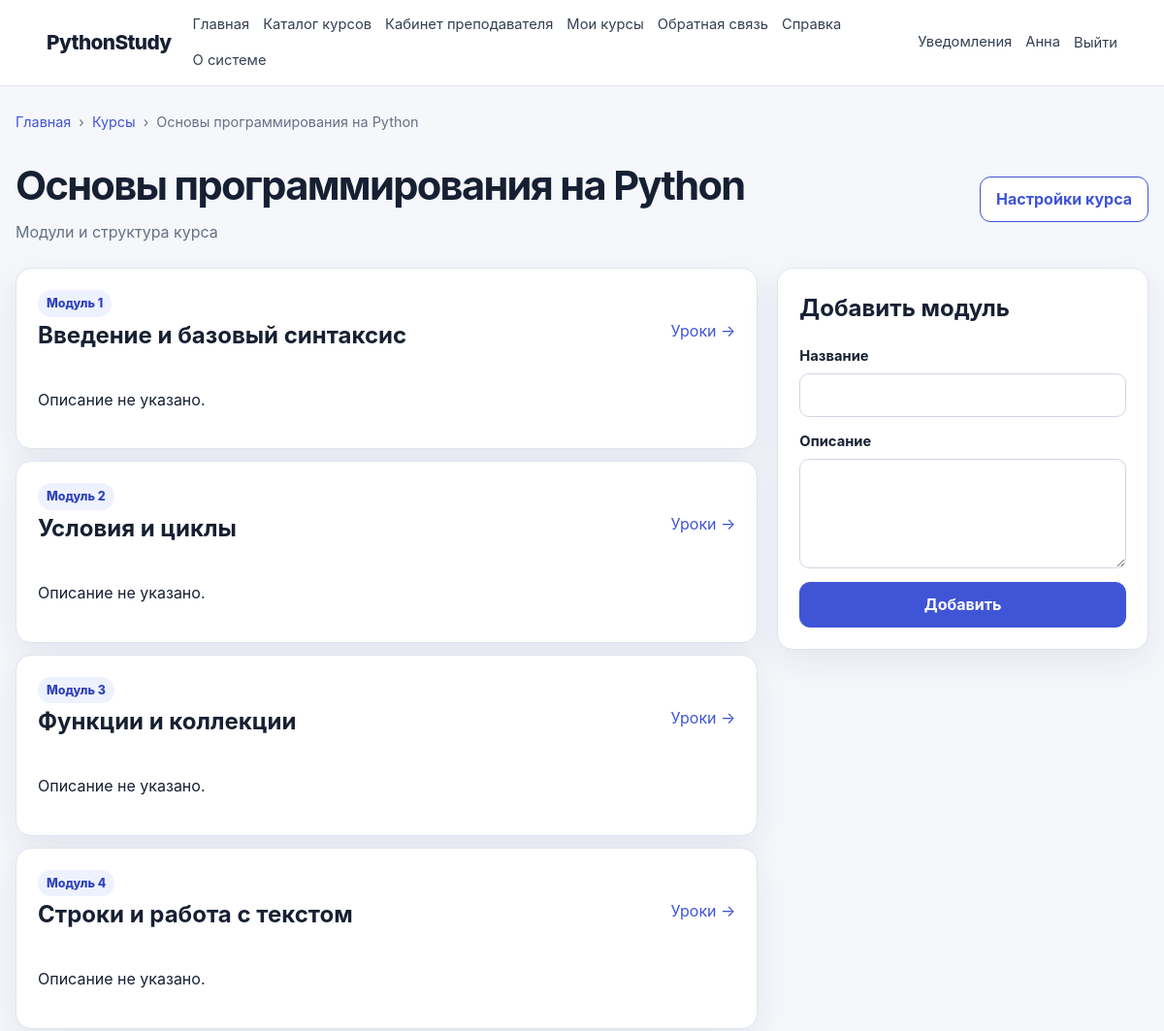
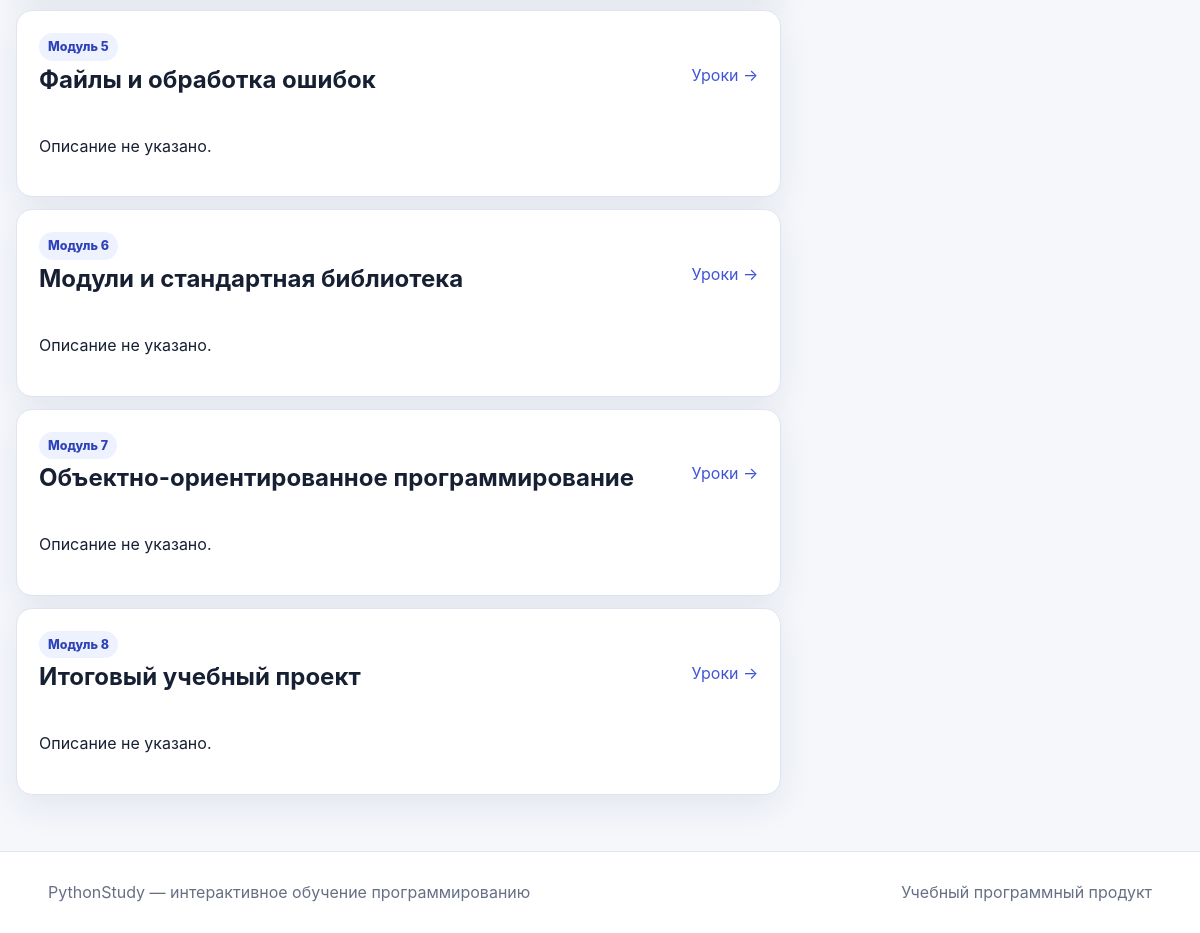
Screenshot of /teacher/courses/1/modules (signed in) with the database file from the repository (2 pictures, top to bottom).
### app/models/user.py (models this page shows, shortened)
class User(UserMixin, TimestampMixin, db.Model):
    __tablename__ = "users"
    id = db.Column(db.BigInteger().with_variant(db.Integer, "sqlite"), primary_key=True)
    role_id = db.Column(db.BigInteger().with_variant(db.Integer, "sqlite"), db.ForeignKey("roles.id"), nullable=False)
    username = db.Column(db.String(80), unique=True, index=True)
    email = db.Column(db.String(255), unique=True, nullable=False, index=True)
    password_hash = db.Column(db.String(255), nullable=False)
    last_name = db.Column(db.String(100), nullable=False)
    first_name = db.Column(db.String(100), nullable=False)
    middle_name = db.Column(db.String(100))
    avatar_path = db.Column(db.String(500))
    status = db.Column(db.String(30), default="active", nullable=False, index=True)
    is_email_verified = db.Column(db.Boolean, default=False, nullable=False)
    last_login_at = db.Column(db.DateTime(timezone=True))
    role = db.relationship("Role", back_populates="users")
    taught_courses = db.relationship("Course", back_populates="teacher", foreign_keys="Course.teacher_id")
    enrollments = db.relationship("CourseEnrollment", back_populates="user", cascade="all, delete-orphan")
    lesson_progress = db.relationship("LessonProgress", back_populates="user", cascade="all, delete-orphan")
    submissions = db.relationship("Submission", back_populates="user", cascade="all, delete-orphan", foreign_keys="Submission.user_id")
    quiz_attempts = db.relationship("QuizAttempt", back_populates="user", cascade="all, delete-orphan")
    notifications = db.relationship("Notification", back_populates="user", cascade="all, delete-orphan")
    @property
    def is_active_account(self):
        return self.status == "active"
    @property
    def is_active(self):
        return self.is_active_account
    def has_role(self, *codes):
        return bool(self.role and self.role.code in codes)

### app/models/course.py (models this page shows, shortened)
class Course(TimestampMixin, db.Model):
    __tablename__ = "courses"
    id = db.Column(db.BigInteger().with_variant(db.Integer, "sqlite"), primary_key=True)
    teacher_id = db.Column(db.BigInteger().with_variant(db.Integer, "sqlite"), db.ForeignKey("users.id"), nullable=False)
    title = db.Column(db.String(255), nullable=False)
    slug = db.Column(db.String(255), unique=True, nullable=False, index=True)
    short_description = db.Column(db.String(500), nullable=False)
    full_description = db.Column(db.Text, nullable=False)
    cover_path = db.Column(db.String(500))
    difficulty = db.Column(db.String(30), default="beginner", nullable=False)
    status = db.Column(db.String(30), default="draft", nullable=False, index=True)
    estimated_hours = db.Column(db.Integer, default=1, nullable=False)
    passing_score = db.Column(db.Integer, default=70, nullable=False)
    is_sequential = db.Column(db.Boolean, default=True, nullable=False)
    published_at = db.Column(db.DateTime(timezone=True))
    teacher = db.relationship("User", back_populates="taught_courses", foreign_keys=[teacher_id])
    modules = db.relationship("CourseModule", back_populates="course", cascade="all, delete-orphan", order_by="CourseModule.order_index")
    enrollments = db.relationship("CourseEnrollment", back_populates="course", cascade="all, delete-orphan")
    quizzes = db.relationship("Quiz", back_populates="course", cascade="all, delete-orphan")

class CourseModule(TimestampMixin, db.Model):
    __tablename__ = "course_modules"
    __table_args__ = (db.UniqueConstraint("course_id", "order_index", name="uq_module_order"),)
    id = db.Column(db.BigInteger().with_variant(db.Integer, "sqlite"), primary_key=True)
    course_id = db.Column(db.BigInteger().with_variant(db.Integer, "sqlite"), db.ForeignKey("courses.id"), nullable=False)
    title = db.Column(db.String(255), nullable=False)
    description = db.Column(db.Text)
    order_index = db.Column(db.Integer, nullable=False)
    is_required = db.Column(db.Boolean, default=True, nullable=False)
    course = db.relationship("Course", back_populates="modules")
    lessons = db.relationship("Lesson", back_populates="module", cascade="all, delete-orphan", order_by="Lesson.order_index")

### app/teacher/routes.py (the view, shortened to what this page needs)
@bp.route("/courses/<int:course_id>/modules", methods=["GET", "POST"])
@roles_required("teacher", "admin")
def course_modules(course_id):
    course = _own_course(course_id)
    return render_template("teacher/modules.html", course=course, breadcrumbs=[("Главная", "public.index"), ("Курсы", "teacher.courses"), (course.title, None)])

### app/context_processors.py (called while the page is built)
def inject_global_context():
    return {
        "current_path": request.path,
        "is_authenticated": current_user.is_authenticated,
    }

### app/teacher/routes.py (called while the page is built)
def _own_course(course_id):
    query = Course.query.filter_by(id=course_id)
    if not current_user.has_role("admin"):
        query = query.filter_by(teacher_id=current_user.id)
    return query.first_or_404()

### app/templates/teacher/modules.html (shortened to what this page needs)
{% extends 'base.html' %}
{% block content %}
  <div class="page-title">
    <div>
      <h1>{{ course.title }}</h1>
      <p>Модули и структура курса</p>
    </div>
    <a class="button secondary"
       href="{{ url_for('teacher.course_edit', course_id=course.id) }}">Настройки курса</a>
  </div>
  <div class="split">
    <section>
      <div class="stack">
        {% for module in course.modules %}
          <article class="panel">
            <div class="section-heading">
              <div>
                <span class="badge">Модуль {{ module.order_index }}</span>
                <h2>{{ module.title }}</h2>
              </div>
              <a href="{{ url_for('teacher.module_lessons', module_id=module.id) }}">Уроки →</a>
            </div>
            <p>{{ module.description or 'Описание не указано.' }}</p>
          </article>
        {% else %}
          <div class="empty">Модули пока не созданы.</div>
        {% endfor %}
      </div>
    </section>
    <aside class="panel">
      <h2>Добавить модуль</h2>
      <form method="post">
        <label>
          Название
          <input name="title" required>
        </label>
        <label>
          Описание<textarea name="description" rows="4"></textarea>
        </label>
        <button class="button" type="submit">Добавить</button>
      </form>
    </aside>
  </div>
{% endblock %}

### app/templates/base.html (shortened to what this page needs)
<!DOCTYPE html>
<html lang="ru">
  <head>
    <link rel="stylesheet" href="{{ url_for('static', filename='css/main.css') }}">
    <link rel="stylesheet" href="{{ url_for('static', filename='css/responsive.css') }}">
  </head>
  <body>
    <header class="topbar">
      <a class="brand" href="{{ url_for('public.index') }}">PythonStudy</a>
      <nav class="main-nav" aria-label="Основное меню">
        <a href="{{ url_for('public.index') }}">Главная</a>
        <a href="{{ url_for('public.courses') }}">Каталог курсов</a>
        {% if current_user.is_authenticated and current_user.has_role('student') %}
          <a href="{{ url_for('student.dashboard') }}">Личный кабинет</a>
          <a href="{{ url_for('student.my_courses') }}">Мои курсы</a>
          <a href="{{ url_for('student.submissions') }}">Решения</a>
          <a href="{{ url_for('student.quiz_attempts') }}">Тесты</a>
          <a href="{{ url_for('student.progress') }}">Прогресс</a>
          <a href="{{ url_for('student.achievements') }}">Достижения</a>
        {% elif current_user.is_authenticated and current_user.has_role('teacher') %}
          <a href="{{ url_for('teacher.dashboard') }}">Кабинет преподавателя</a>
          <a href="{{ url_for('teacher.courses') }}">Мои курсы</a>
        {% elif current_user.is_authenticated and current_user.has_role('admin') %}
          <a href="{{ url_for('admin.dashboard') }}">Администрирование</a>
          <a href="{{ url_for('admin.users') }}">Пользователи</a>
          <a href="{{ url_for('admin.settings') }}">Настройки</a>
        {% endif %}
        <a href="{{ url_for('public.feedback') }}">Обратная связь</a>
        <a href="{{ url_for('public.help_page') }}">Справка</a>
        <a href="{{ url_for('public.about') }}">О системе</a>
      </nav>
      <div class="auth-zone">
        {% if current_user.is_authenticated %}
          <a href="{{ url_for('student.notifications') }}">Уведомления</a>
          <a href="{{ url_for('student.profile') }}">{{ current_user.first_name }}</a>
          <form method="post" action="{{ url_for('auth.logout') }}" class="inline-form">
            <button class="link-button" type="submit">Выйти</button>
          </form>
        {% else %}
          <a href="{{ url_for('auth.login') }}">Войти</a>
          <a class="button small" href="{{ url_for('auth.register') }}">Регистрация</a>
        {% endif %}
      </div>
    </header>
    <main class="page-shell">
      {% include 'partials/breadcrumbs.html' %}
      {% block content %}{% endblock %}
    </main>
    <footer class="footer">
      <div>PythonStudy — интерактивное обучение программированию</div>
      <div>Учебный программный продукт</div>
    </footer>
  </body>
</html>

### app/templates/partials/breadcrumbs.html
{% if breadcrumbs %}
  <nav class="breadcrumbs" aria-label="Хлебные крошки">
    {% for item in breadcrumbs %}
      {% if not loop.last and item[1] %}
        {% if item[1] is string %}
          <a href="{{ url_for(item[1]) }}">{{ item[0] }}</a>
        {% else %}
          <a href="{{ item[1]() }}">{{ item[0] }}</a>
        {% endif %}
        <span>›</span>
      {% else %}
        <span aria-current="page">{{ item[0] }}</span>
      {% endif %}
    {% endfor %}
  </nav>
{% endif %}

### app/static/css/main.css (style rules this page uses)
:root { --bg: #f5f7fb; --surface: #ffffff; --surface-soft: #eef2ff; --text: #172033; --muted: #667085; --line: #dfe4ee; --primary: #4055d6; --primary-dark: #2f43b9; --success: #18794e; --danger: #b42318; --warning: #a15c00; --radius: 16px; --shadow: 0 12px 35px rgba(27, 39, 94, 0.08); }
* { box-sizing: border-box; }
html { scroll-behavior: smooth; }
body { margin: 0; font-family: Inter, -apple-system, BlinkMacSystemFont, "Segoe UI", sans-serif; color: var(--text); background: var(--bg); line-height: 1.55; }
a { color: var(--primary); text-decoration: none; }
button, input, textarea, select { font: inherit; }
button { cursor: pointer; }
.topbar { position: sticky; top: 0; z-index: 20; display: grid; grid-template-columns: auto 1fr auto; align-items: center; gap: 22px; padding: 14px 4vw; background: rgba(255,255,255,.96); border-bottom: 1px solid var(--line); backdrop-filter: blur(14px); }
.brand { font-size: 1.3rem; font-weight: 850; color: var(--text); letter-spacing: -.03em; }
.main-nav, .auth-zone { display: flex; align-items: center; gap: 14px; flex-wrap: wrap; }
.main-nav a, .auth-zone a, .link-button { color: #344054; font-size: .92rem; }
.auth-zone { justify-content: flex-end; }
.inline-form { display: inline; margin: 0; }
.link-button { border: 0; background: transparent; padding: 0; }
.page-shell { width: min(1180px, calc(100% - 32px)); margin: 0 auto; min-height: calc(100vh - 160px); padding: 26px 0 56px; }
.footer { display: flex; justify-content: space-between; gap: 16px; padding: 28px 4vw; color: var(--muted); background: #fff; border-top: 1px solid var(--line); }
.breadcrumbs { display: flex; align-items: center; gap: 8px; margin-bottom: 22px; color: var(--muted); font-size: .9rem; overflow-x: auto; white-space: nowrap; }
.button { display: inline-flex; align-items: center; justify-content: center; gap: 8px; border: 1px solid var(--primary); border-radius: 11px; padding: 10px 16px; background: var(--primary); color: #fff; font-weight: 700; text-decoration: none; transition: .15s ease; }
.button.secondary { color: var(--primary); background: #fff; }
.actions, .page-title, .section-heading, .dashboard-header { display: flex; align-items: center; justify-content: space-between; gap: 18px; }
.page-title { margin-bottom: 24px; }
.page-title h1, .dashboard-header h1 { margin: 0; font-size: clamp(1.8rem, 4vw, 2.6rem); letter-spacing: -.04em; }
.page-title p, .dashboard-header p { margin: 4px 0 0; color: var(--muted); }
.badge { display: inline-flex; width: fit-content; padding: 4px 9px; border-radius: 999px; background: var(--surface-soft); color: var(--primary-dark); font-size: .78rem; font-weight: 800; }
.feature-grid article, .panel { padding: 22px; border: 1px solid var(--line); border-radius: var(--radius); background: var(--surface); box-shadow: var(--shadow); }
.feature-grid h3, .panel h2 { margin-top: 0; }
form { display: grid; gap: 14px; }
label { display: grid; gap: 6px; font-weight: 700; font-size: .92rem; }
input, textarea, select { width: 100%; padding: 10px 12px; border: 1px solid #cfd6e3; border-radius: 10px; background: #fff; color: var(--text); outline: none; }
textarea { resize: vertical; }
.simple-list, .button-stack, .stack, .progress-list, .notification-list, .test-results { display: grid; gap: 12px; }
.split { display: grid; grid-template-columns: minmax(0, 1.6fr) minmax(280px, .8fr); gap: 20px; align-items: start; }

### rows the page displays
User: first_name "Анна"
Course: title "Основы программирования на Python"
CourseModule: order_index "1", title "Введение и базовый синтаксис", description "Описание не указано."
CourseModule: order_index "2", title "Условия и циклы", description "Описание не указано."
CourseModule: order_index "3", title "Функции и коллекции", description "Описание не указано."
CourseModule: order_index "4", title "Строки и работа с текстом", description "Описание не указано."
CourseModule: order_index "5", title "Файлы и обработка ошибок", description "Описание не указано."
CourseModule: order_index "6", title "Модули и стандартная библиотека", description "Описание не указано."
CourseModule: order_index "7", title "Объектно-ориентированное программирование", description "Описание не указано."
CourseModule: order_index "8", title "Итоговый учебный проект", description "Описание не указано."

### other values shown
{{ item[0] }} "Главная" "Курсы"
